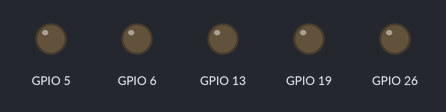
Recording of a program running on a simulated Raspberry Pi (BCM pin numbers). On the bench: output pins drawn as LEDs (lit = HIGH). At 32.0 s the program stops and its outputs stay as they are.

Above: at 0.1 s.
At 3.1 s:
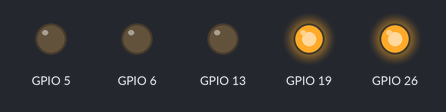
At 7.1 s:
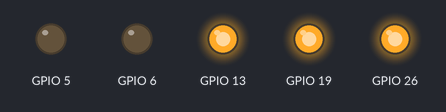
At 15.1 s:
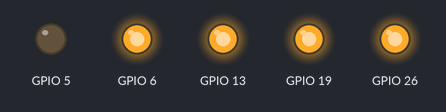
At 23.1 s:
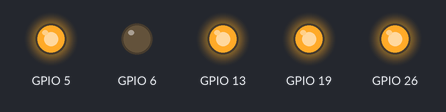
At 31.1 s:
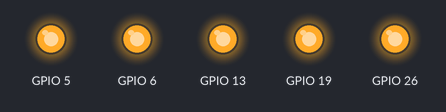
Timing chart, 0 to 33.5 s (numbered marks = the images above):
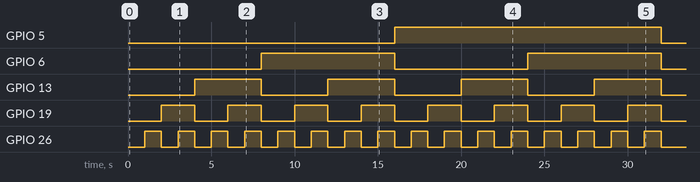

Measured:
- by itself, GPIO 5: LOW → HIGH at 16.0 s, → LOW 16.0 s later
- by itself, GPIO 6: alternates HIGH for 8.0 s and LOW for 8.0 s
- by itself, GPIO 13: alternates HIGH for 4.0 s and LOW for 4.0 s
- by itself, GPIO 19: alternates HIGH for 2.0 s and LOW for 2.0 s
- by itself, GPIO 26: alternates HIGH for 1.0 s and LOW for 1.0 s

The program:

lesson5_binary.py
```python
from gpiozero import LED
from time import sleep

bit1 = LED("BOARD37")
bit2 = LED("BOARD35")
bit4 = LED("BOARD33")
bit8 = LED("BOARD31")
bit16 = LED("BOARD29")

try:
    for i in range(0, 32, 1):
        isBit1 = bool(i & 0b00001)
        isBit2 = bool(i & 0b00010)
        isBit4 = bool(i & 0b00100)
        isBit8 = bool(i & 0b01000)
        isBit16 = bool(i & 0b10000)

        if isBit1:
            bit1.on()
        else:
            bit1.off()

        if isBit2:
            bit2.on()
        else:
            bit2.off()

        if isBit4:
            bit4.on()
        else:
            bit4.off()

        if isBit8:
            bit8.on()
        else:
            bit8.off()

        if isBit16:
            bit16.on()
        else:
            bit16.off()

        sleep(1)
except KeyboardInterrupt:
    print(' Interrupted')

bit1.close()
bit2.close()
bit4.close()
bit8.close()
bit16.close()
```
